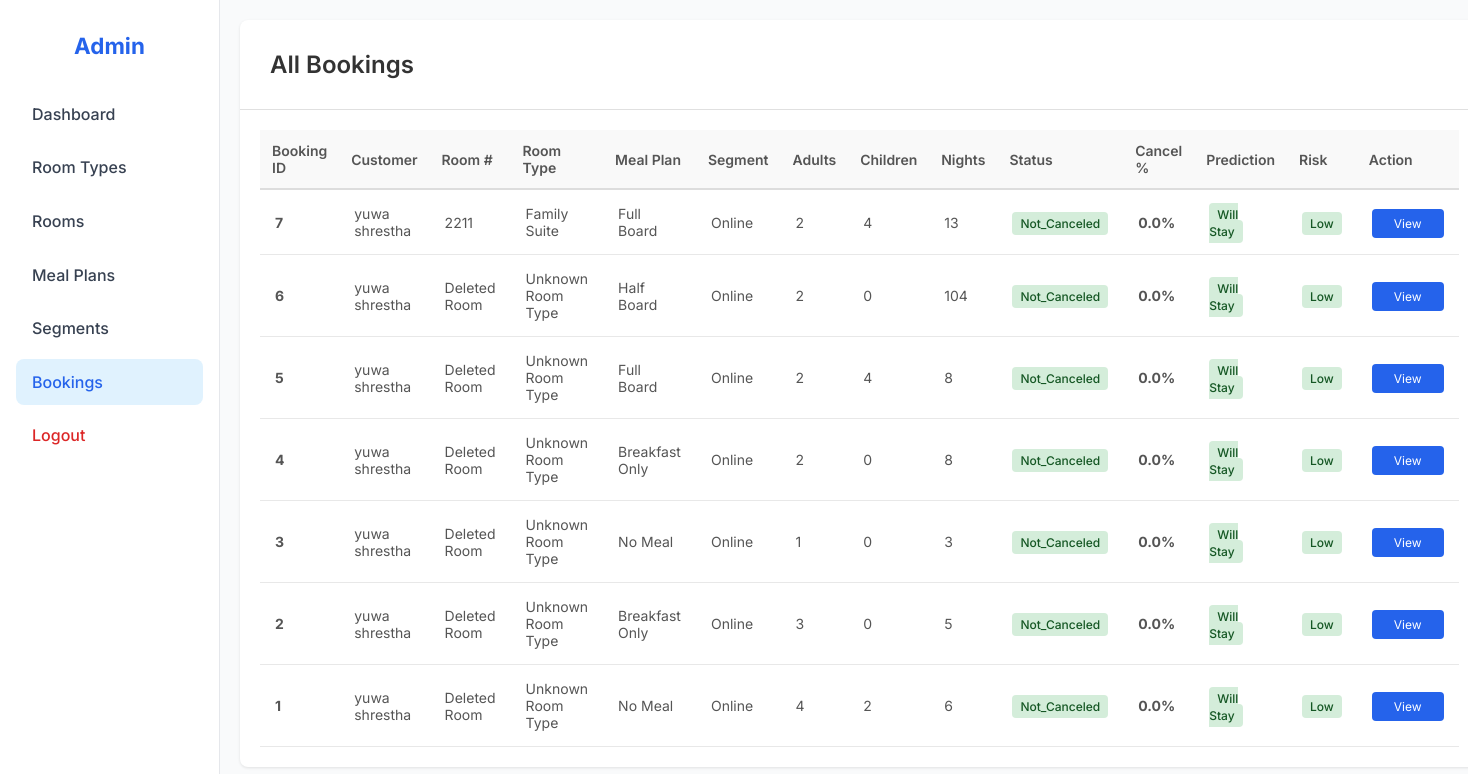
Page /admin/bookings (signed in) on the earlier database version.
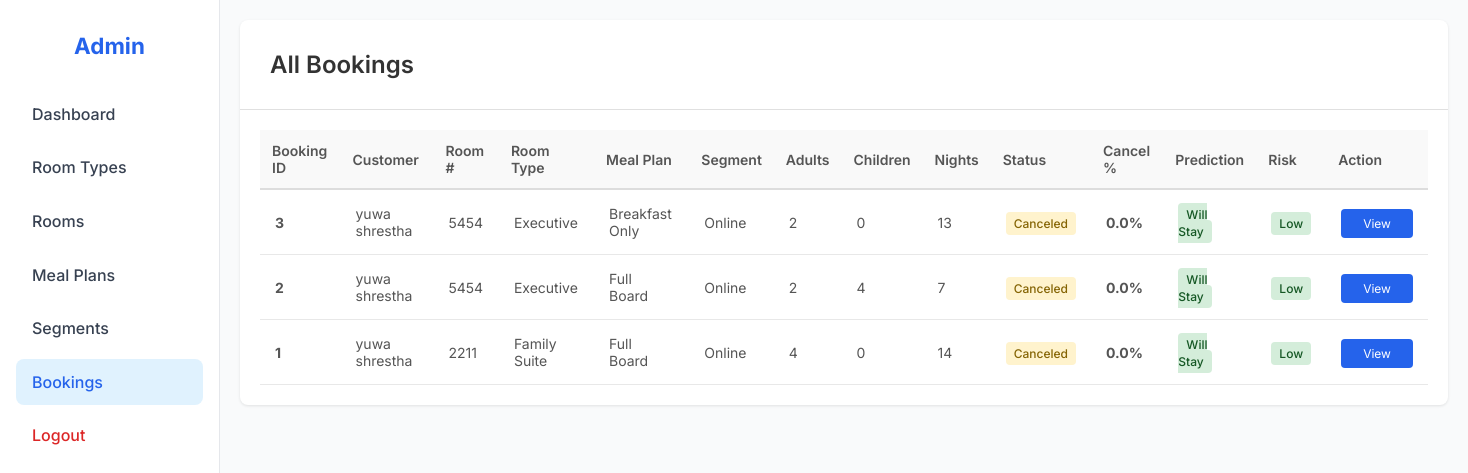
Same page on the later database version.
### tables this page shows
CREATE TABLE bookings (
            booking_id INTEGER PRIMARY KEY AUTOINCREMENT,
            customer_id INTEGER NOT NULL,
            room_id INTEGER NOT NULL,
            meal_plan_id INTEGER NOT NULL,
            market_segment_id INTEGER NOT NULL,
            booking_status TEXT CHECK(booking_status IN ('Canceled','Not_Canceled')) NOT NULL,
            no_of_adults INTEGER NOT NULL,
            no_of_children INTEGER NOT NULL,
            no_of_weekend_nights INTEGER NOT NULL,
            no_of_week_nights INTEGER NOT NULL,
            required_car_parking_space INTEGER DEFAULT 0,
            lead_time INTEGER NOT NULL,
            arrival_year INTEGER NOT NULL,
            arrival_month INTEGER NOT NULL,
            arrival_date INTEGER NOT NULL,
            repeated_guest INTEGER DEFAULT 0,
            no_of_previous_cancellations INTEGER DEFAULT 0,
            no_of_previous_bookings_not_canceled INTEGER DEFAULT 0,
            avg_price_per_room REAL NOT NULL,
            no_of_special_requests INTEGER DEFAULT 0,
            total_nights INTEGER,
            total_guests INTEGER,
            created_at TIMESTAMP DEFAULT CURRENT_TIMESTAMP,
            updated_at TIMESTAMP DEFAULT CURRENT_TIMESTAMP,
            FOREIGN KEY(customer_id) REFERENCES customers(customer_id),
            FOREIGN KEY(room_id) REFERENCES rooms(room_id),
            FOREIGN KEY(meal_plan_id) REFERENCES meal_plans(meal_plan_id),
            FOREIGN KEY(market_segment_id) REFERENCES market_segments(market_segment_id)
        );

CREATE TABLE customers (
            customer_id INTEGER PRIMARY KEY AUTOINCREMENT,
            name TEXT NOT NULL,
            email TEXT UNIQUE NOT NULL,
            password TEXT NOT NULL,
            is_admin INTEGER DEFAULT 0
        );

CREATE TABLE meal_plans (
            meal_plan_id INTEGER PRIMARY KEY AUTOINCREMENT,
            meal_plan_name TEXT UNIQUE NOT NULL,
            image_path TEXT
        );

CREATE TABLE market_segments (
            market_segment_id INTEGER PRIMARY KEY AUTOINCREMENT,
            segment_name TEXT UNIQUE NOT NULL
        );

### app.py (the view)
@app.route("/admin/bookings")
@admin_required
def admin_view_bookings():
    conn = get_db_connection()
    bookings = conn.execute("""
        SELECT b.*,
               c.name as customer_name,
               COALESCE(r.room_number, 'Deleted Room') as room_number,
               COALESCE(t.room_type_name, 'Unknown Room Type') as room_type_name,
               m.meal_plan_name,
               s.segment_name
        FROM bookings b
        JOIN customers c ON b.customer_id = c.customer_id
        LEFT JOIN rooms r ON b.room_id = r.room_id
        LEFT JOIN room_types t ON r.room_type_id = t.room_type_id
        JOIN meal_plans m ON b.meal_plan_id = m.meal_plan_id
        JOIN market_segments s ON b.market_segment_id = s.market_segment_id
        ORDER BY b.created_at DESC
    """).fetchall()
    booking_preds = []
    meal_encoder = encoders.get("type_of_meal_plan") or encoders.get("type_of_meal_plan_encoded")
    room_encoder = encoders.get("room_type_reserved") or encoders.get("room_type_reserved_encoded")
    seg_encoder = encoders.get("market_segment_type") or encoders.get("market_segment_type_encoded")
    for b in bookings:
        meal_enc = map_and_encode(
            b["meal_plan_name"],
            MEAL_MAP,
            meal_encoder,
            default_model_cat="Not Selected"
        )
        room_enc = map_and_encode(
            b["room_type_name"],        # ← This will be 'Unknown Room Type' if room deleted
            ROOM_MAP,
            room_encoder,
            default_model_cat="Room_Type 1"
        )
        seg_enc = map_and_encode(
            b["segment_name"],
            SEGMENT_MAP,
            seg_encoder,
            default_model_cat="Offline"
        )
        df_input = pd.DataFrame([{
            "no_of_adults": b["no_of_adults"],
            "no_of_children": b["no_of_children"],
            "no_of_weekend_nights": b["no_of_weekend_nights"],
            "no_of_week_nights": b["no_of_week_nights"],
            "required_car_parking_space": b["required_car_parking_space"],
            "lead_time": b["lead_time"],
            "arrival_year": b["arrival_year"],
            "arrival_month": b["arrival_month"],
            "arrival_date": b["arrival_date"],
            "repeated_guest": b["repeated_guest"],
            "no_of_previous_cancellations": b["no_of_previous_cancellations"],
            "no_of_previous_bookings_not_canceled": b["no_of_previous_bookings_not_canceled"],
            "avg_price_per_room": b["avg_price_per_room"],
            "no_of_special_requests": b["no_of_special_requests"],
            "type_of_meal_plan_encoded": meal_enc,
            "room_type_reserved_encoded": room_enc,
            "market_segment_type_encoded": seg_enc,
            "total_nights": b["total_nights"] if b["total_nights"] is not None else (b["no_of_weekend_nights"] + b["no_of_week_nights"]),
            "total_guests": b["total_guests"] if b["total_guests"] is not None else (b["no_of_adults"] + b["no_of_children"])
        }])
        df_input = df_input.reindex(columns=feature_cols, fill_value=0)
        prob = rf_model.predict_proba(df_input)[0, 1] if rf_model is not None else 0.0
        booking_preds.append({
            "booking_id": b["booking_id"],
            "cancellation_probability": round(prob, 3),
            "prediction": "Likely to Cancel" if prob > 0.5 else "Likely to NOT Cancel",
            "risk_level": "High" if prob > 0.7 else "Medium" if prob > 0.4 else "Low",
        })
    conn.close()
    return render_template("admin_bookings.html", bookings=bookings, bookings_combined=zip(bookings, booking_preds))

### app.py (called while the page is built)
def get_db_connection():
    conn = sqlite3.connect(DB_PATH)
    conn.row_factory = sqlite3.Row
    return conn

def admin_required(f):
    @wraps(f)
    def decorated(*args, **kwargs):
        if not session.get("is_admin"):
            flash("Admin access required.", "danger")
            return redirect(url_for("login"))
        return f(*args, **kwargs)
    return decorated

### templates/admin_bookings.html (shortened to what this page needs)
<!DOCTYPE html>
<html lang="en">
<head>
    <link rel="stylesheet" href="{{ url_for('static', filename='css/admin_bookings.css') }}">
</head>
<body>
    <div class="dashboard">
        <aside class="sidebar">
            <h2>Admin</h2>
            <nav>
                <a href="{{ url_for('admin_dashboard') }}">Dashboard</a>
                <a href="{{ url_for('manage_room_types') }}">Room Types</a>
                <a href="{{ url_for('manage_rooms') }}">Rooms</a>
                <a href="{{ url_for('manage_meal_plans') }}">Meal Plans</a>
                <a href="{{ url_for('manage_market_segments') }}">Segments</a>
                <a href="{{ url_for('admin_view_bookings') }}" class="active">Bookings</a>
                <a href="{{ url_for('logout') }}" class="logout">Logout</a>
            </nav>
        </aside>
        <main class="main-content">
            <div class="container">
                <div class="header">
                    <h2>All Bookings</h2>
                </div>
                <div class="table-container">
                    <table>
                        <thead>
                            <tr>
                                <th>Booking ID</th>
                                <th>Customer</th>
                                <th>Room #</th>
                                <th>Room Type</th>
                                <th>Meal Plan</th>
                                <th>Segment</th>
                                <th>Adults</th>
                                <th>Children</th>
                                <th>Nights</th>
                                <th>Status</th>
                                <th>Cancel %</th>
                                <th>Prediction</th>
                                <th>Risk</th>
                                <th>Action</th>
                            </tr>
                        </thead>
                        <tbody>
                            {% for booking, pred in bookings_combined %}
                            <tr>
                                <td><strong>{{ booking.booking_id }}</strong></td>
                                <td>{{ booking.customer_name }}</td>
                                <td>{{ booking.room_number }}</td>
                                <td>{{ booking.room_type_name }}</td>
                                <td>{{ booking.meal_plan_name }}</td>
                                <td>{{ booking.segment_name }}</td>
                                <td>{{ booking.no_of_adults }}</td>
                                <td>{{ booking.no_of_children }}</td>
                                <td>{{ booking.total_nights }}</td>
                                <td>
                                    {% if booking.booking_status == 'Canceled' %}
                                    <span class="status-canceled">{{ booking.booking_status }}</span>
                                    {% else %}
                                    <span class="status-confirmed">{{ booking.booking_status }}</span>
                                    {% endif %}
                                </td>
                                <td><strong>{{ (pred.cancellation_probability * 100)|round(2) }}%</strong></td>
                                <td>
                                    {% if pred.prediction == "Likely to Cancel" %}
                                    <span class="prediction-1">Will Cancel</span>
                                    {% else %}
                                    <span class="prediction-0">Will Stay</span>
                                    {% endif %}
                                </td>
                                <td>
                                    <span class="risk-{{ pred.risk_level|lower }}">
                                        {{ pred.risk_level|title }}
                                    </span>
                                </td>
                                <td>
                                    <a href="{{ url_for('admin_view_booking_features', booking_id=booking.booking_id) }}"
                                        class="view-features-btn">View</a>
                                </td>
                            </tr>
                            {% endfor %}
                        </tbody>
                    </table>
                </div>
            </div>
        </main>
    </div>
</body>
</html>

### static/css/admin_bookings.css (style rules this page uses)
* { margin: 0; padding: 0; box-sizing: border-box; }
body { font-family: 'Inter', sans-serif; background: #f9fafb; color: #1f2937; }
.dashboard { display: flex; min-height: 100vh; }
.sidebar { width: 220px; background: #ffffff; color: #1f2937; padding: 2rem 1rem; display: flex; flex-direction: column; position: fixed; height: 100vh; overflow-y: auto; border-right: 1px solid #e5e7eb; }
.sidebar h2 { font-size: 1.4rem; font-weight: 700; text-align: center; margin-bottom: 2rem; color: #2563eb; }
.sidebar nav { display: flex; flex-direction: column; gap: 0.5rem; flex: 1; }
.sidebar nav a { padding: 0.8rem 1rem; color: #374151; text-decoration: none; border-radius: 8px; font-weight: 500; transition: all 0.2s ease-in-out; }
.sidebar nav a:hover, .sidebar nav a.active { background: #e0f2fe; color: #2563eb; }
.sidebar nav a.logout { color: #dc2626; }
.main-content { flex: 1; margin-left: 220px; display: flex; flex-direction: column; padding: 20px; }
.container { background: white; border-radius: 8px; box-shadow: 0 1px 3px rgba(0, 0, 0, 0.1); }
.header { padding: 30px; border-bottom: 1px solid #e0e0e0; display: flex; justify-content: space-between; align-items: center; }
.header h2 { font-size: 24px; font-weight: 600; color: #333; }
.table-container { padding: 20px; overflow-x: auto; }
table { width: 100%; border-collapse: collapse; font-size: 14px; }
thead th { padding: 12px; text-align: left; font-weight: 600; color: #555; background: #f9f9f9; border-bottom: 2px solid #ddd; }
tbody tr { border-bottom: 1px solid #e8e8e8; }
tbody td { padding: 15px; color: #555; }
.status-canceled { background: #fff3cd; color: #856404; padding: 4px 8px; border-radius: 4px; font-size: 12px; font-weight: 500; }
.prediction-0 { background: #d4edda; color: #155724; padding: 4px 8px; border-radius: 4px; font-size: 12px; font-weight: 500; }
.risk-low { background: #d4edda; color: #155724; padding: 4px 8px; border-radius: 4px; font-size: 12px; font-weight: 500; }
.view-features-btn { background: #2563eb; color: white; padding: 7px 22px; border-radius: 4px; text-decoration: none; font-size: 12px; border: none; cursor: pointer; transition: background 0.2s; }

Differences in the rows shown:
removed bookings: booking_id "7", customer_name "yuwa shrestha", room_number "2211", room_type_name "Family Suite", meal_plan_name "Full Board", segment_name "Online", no_of_adults "2", no_of_children "4", total_nights "13", booking_status "Not_Canceled", cancellation_probability "0.0", risk_level "Low"
removed bookings: booking_id "6", customer_name "yuwa shrestha", room_number "Deleted Room", room_type_name "Unknown Room Type", meal_plan_name "Half Board", segment_name "Online", no_of_adults "2", no_of_children "0", total_nights "104", booking_status "Not_Canceled", (pred.cancellation_probability*100)|round(2) "0.0", risk_level "Low"
removed bookings: booking_id "5", customer_name "yuwa shrestha", room_number "Deleted Room", room_type_name "Unknown Room Type", meal_plan_name "Full Board", segment_name "Online", no_of_adults "2", no_of_children "4", total_nights "8", booking_status "Not_Canceled", (pred.cancellation_probability*100)|round(2) "0.0", risk_level "Low"
removed bookings: booking_id "4", customer_name "yuwa shrestha", room_number "Deleted Room", room_type_name "Unknown Room Type", meal_plan_name "Breakfast Only", segment_name "Online", no_of_adults "2", no_of_children "0", total_nights "8", booking_status "Not_Canceled", cancellation_probability "0.0", risk_level "Low"
changed bookings id 3: room_number "Deleted Room" → "5454"; room_type_name "Unknown Room Type" → "Executive"; meal_plan_name "No Meal" → "Breakfast Only"; no_of_adults "1" → "2"; total_nights "3" → "13"; booking_status "Not_Canceled" → "Canceled"
changed bookings id 2: room_number "Deleted Room" → "5454"; room_type_name "Unknown Room Type" → "Executive"; meal_plan_name "Breakfast Only" → "Full Board"; no_of_adults "3" → "2"; no_of_children "0" → "4"; total_nights "5" → "7"; booking_status "Not_Canceled" → "Canceled"
changed bookings id 1: room_number "Deleted Room" → "2211"; room_type_name "Unknown Room Type" → "Family Suite"; meal_plan_name "No Meal" → "Full Board"; no_of_children "2" → "0"; total_nights "6" → "14"; booking_status "Not_Canceled" → "Canceled"
